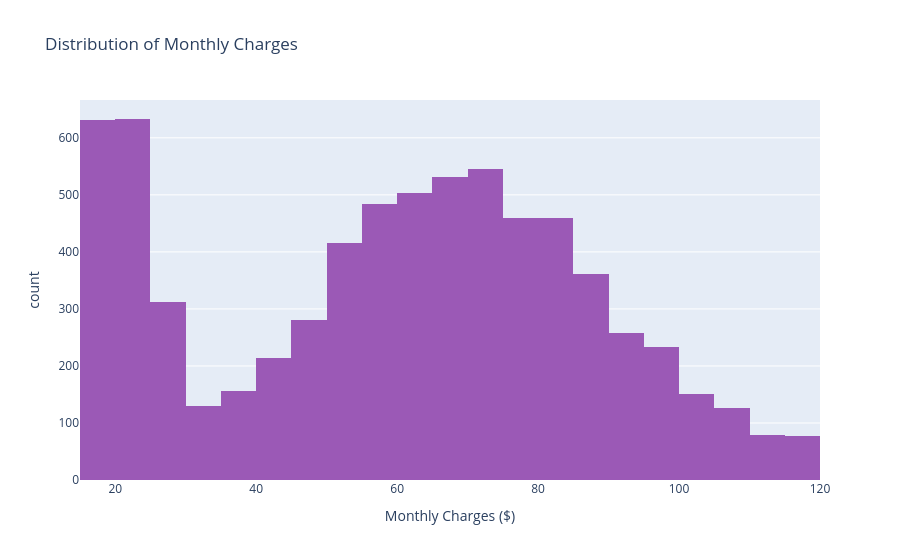

Notebook code for this chart:
### Code cell
# Distribution of MonthlyCharges
fig = px.histogram(df, x='MonthlyCharges', nbins=50, color_discrete_sequence=['#9b59b6'],
                   title='Distribution of Monthly Charges',
                   labels={'MonthlyCharges': 'Monthly Charges ($)'})
fig.show()

print("""
💡 INSIGHT: Monthly charges show a trimodal distribution:
- Low charges (~$20): Customers with basic/no internet service.
- Medium charges (~$50-65): DSL internet customers.
- High charges (~$75-100): Fiber optic customers.
This reflects the pricing structure of service tiers.
""")

### Figure 1 — Plotly figure (JSON) as saved in the notebook; plotly's stock layout.template omitted (floating-point values rounded to 4 significant figures; data arrays with more than 128 entries replaced by an {"elided": "..."} marker saying what was removed)
{"data": [{"bingroup": "x", "hovertemplate": "Monthly Charges ($)=%{x}<br>count=%{y}<extra></extra>", "legendgroup": "", "marker": {"color": "#9b59b6", "pattern": {"shape": ""}}, "name": "", "nbinsx": 50, "orientation": "v", "showlegend": false, "type": "histogram", "x": {"elided": "7043 float values"}, "xaxis": "x", "yaxis": "y"}], "layout": {"barmode": "relative", "legend": {"tracegroupgap": 0}, "title": {"text": "Distribution of Monthly Charges"}, "xaxis": {"anchor": "y", "domain": [0, 1], "title": {"text": "Monthly Charges ($)"}}, "yaxis": {"anchor": "x", "domain": [0, 1], "title": {"text": "count"}}}}
